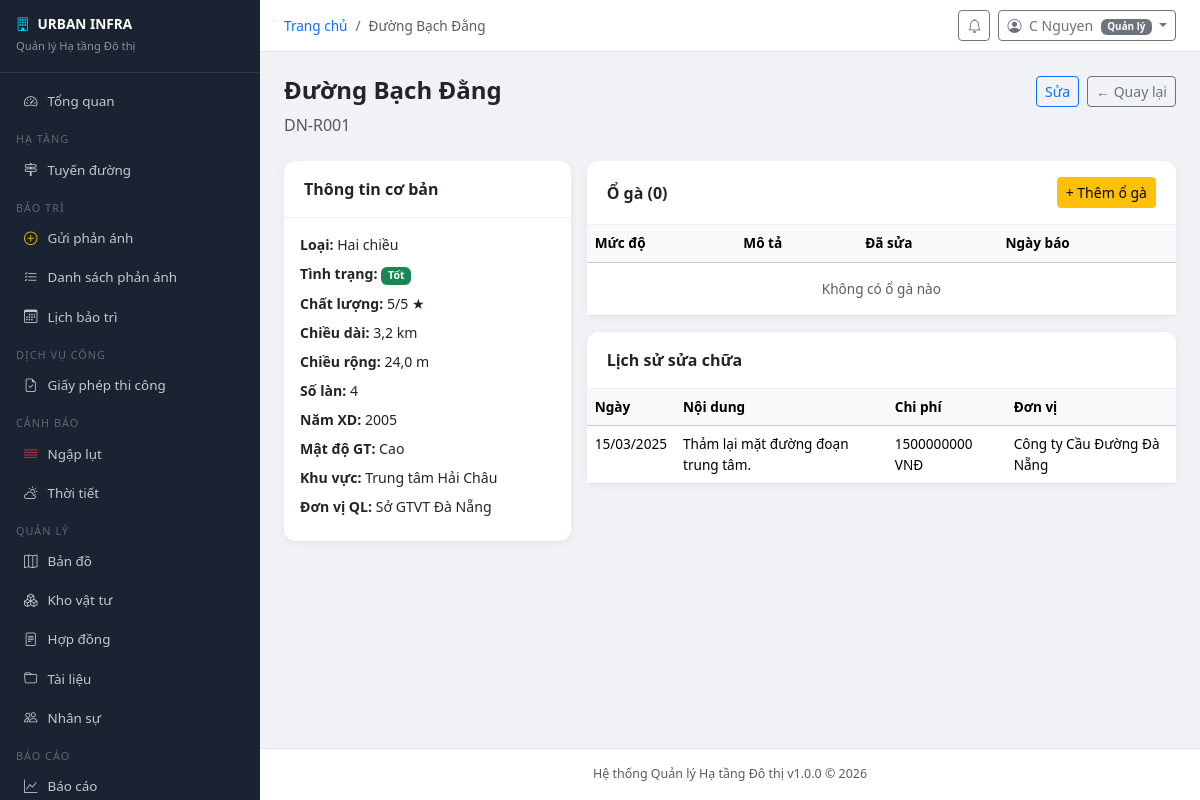
Page /infrastructure/roads/1/ (signed in) on the committed database.
### infrastructure/models.py (models this page shows, shortened)
class Road(models.Model):
    DIRECTION_CHOICES = [
        ('one_way', 'Một chiều'),
        ('two_way', 'Hai chiều'),
        ('railway', 'Đường sắt'),
    ]
    STATUS_CHOICES = [
        ('good', 'Tốt'),
        ('normal', 'Bình thường'),
        ('bad', 'Xấu'),
        ('critical', 'Nguy hiểm'),
        ('under_repair', 'Đang sửa chữa'),
    ]
    QUALITY_CHOICES = [(i, str(i)) for i in range(1, 6)]
    name = models.CharField('Tên đường', max_length=200)
    code = models.CharField('Mã đường', max_length=50, unique=True)
    direction = models.CharField('Loại đường', max_length=10, choices=DIRECTION_CHOICES, default='two_way')
    status = models.CharField('Tình trạng', max_length=20, choices=STATUS_CHOICES, default='good')
    quality_score = models.IntegerField('Điểm chất lượng (1-5)', choices=QUALITY_CHOICES, default=3)
    length_km = models.FloatField('Chiều dài (km)', default=0)
    width_m = models.FloatField('Chiều rộng (m)', default=0)
    lanes = models.IntegerField('Số làn', default=2)
    built_year = models.IntegerField('Năm xây dựng', null=True, blank=True)
    last_repaired = models.DateField('Sửa chữa lần cuối', null=True, blank=True)
    traffic_density = models.CharField('Mật độ giao thông', max_length=20,
                                        choices=[('low','Thấp'),('medium','Trung bình'),('high','Cao'),('very_high','Rất cao')],
                                        default='medium')
    zone = models.ForeignKey(ManagementZone, on_delete=models.SET_NULL, null=True, blank=True,
                              related_name='roads', verbose_name='Khu vực')
    managing_unit = models.CharField('Đơn vị quản lý', max_length=200, blank=True)
    start_point = models.CharField('Điểm đầu', max_length=200, blank=True)
    end_point = models.CharField('Điểm cuối', max_length=200, blank=True)
    latitude = models.FloatField('Vĩ độ', null=True, blank=True)
    longitude = models.FloatField('Kinh độ', null=True, blank=True)
    notes = models.TextField('Ghi chú', blank=True)
    created_by = models.ForeignKey(User, on_delete=models.SET_NULL, null=True, related_name='created_roads')
    created_at = models.DateTimeField(auto_now_add=True)
    updated_at = models.DateTimeField(auto_now=True)
    class Meta:
        verbose_name = 'Tuyến đường'
        verbose_name_plural = 'Tuyến đường'
        ordering = ['name']

class ManagementZone(models.Model):
    name = models.CharField('Tên khu vực', max_length=100)
    district = models.CharField('Quận/Huyện', max_length=100)
    description = models.TextField('Mô tả', blank=True)
    manager = models.ForeignKey(User, on_delete=models.SET_NULL, null=True, blank=True,
                                 related_name='managed_zones', verbose_name='Người quản lý')
    class Meta:
        verbose_name = 'Khu vực quản lý'
        verbose_name_plural = 'Khu vực quản lý'

class RoadRepairHistory(models.Model):
    road = models.ForeignKey(Road, on_delete=models.CASCADE, related_name='repair_history', verbose_name='Tuyến đường')
    repair_date = models.DateField('Ngày sửa chữa')
    description = models.TextField('Nội dung sửa chữa')
    cost = models.DecimalField('Chi phí (VNĐ)', max_digits=15, decimal_places=0, default=0)
    contractor = models.CharField('Đơn vị thi công', max_length=200, blank=True)
    photo_before = models.ImageField('Ảnh trước', upload_to='repairs/before/', null=True, blank=True)
    photo_after = models.ImageField('Ảnh sau', upload_to='repairs/after/', null=True, blank=True)
    recorded_by = models.ForeignKey(User, on_delete=models.SET_NULL, null=True)
    created_at = models.DateTimeField(auto_now_add=True)
    class Meta:
        verbose_name = 'Lịch sử sửa chữa'
        verbose_name_plural = 'Lịch sử sửa chữa'
        ordering = ['-repair_date']

### accounts/models.py (models this page shows, shortened)
class User(AbstractUser):
    ROLE_CHOICES = [
        ('admin', 'Quản trị viên hệ thống'),
        ('manager', 'Quản lý'),
        ('staff', 'Cán bộ kỹ thuật'),
        ('inspector', 'Kiểm định viên'),
        ('citizen', 'Người dân'),
    ]
    role = models.CharField('Vai trò', max_length=20, choices=ROLE_CHOICES, default='citizen')
    phone = models.CharField('Số điện thoại', max_length=15, blank=True)
    avatar = models.ImageField('Ảnh đại diện', upload_to='avatars/', blank=True, null=True)
    address = models.TextField('Địa chỉ', blank=True)
    district = models.CharField('Quận/Huyện', max_length=100, blank=True)
    ward = models.CharField('Phường/Xã', max_length=100, blank=True)
    is_locked = models.BooleanField('Bị khóa', default=False)
    locked_reason = models.TextField('Lý do khóa', blank=True)
    otp_secret = models.CharField(max_length=32, blank=True)
    two_factor_enabled = models.BooleanField('Xác thực 2 bước', default=False)
    created_at = models.DateTimeField('Ngày tạo', auto_now_add=True)
    updated_at = models.DateTimeField('Cập nhật', auto_now=True)
    class Meta:
        verbose_name = 'Người dùng'
        verbose_name_plural = 'Người dùng'
    @property
    def is_admin(self):
        return self.role == 'admin' or self.is_superuser
    @property
    def is_staff_member(self):
        return self.role in ('admin', 'manager', 'staff', 'inspector')

### infrastructure/views.py (the view)
# urls.py: path('roads/<int:pk>/', views.road_detail, name='road_detail'),
@login_required
def road_detail(request, pk):
    road = get_object_or_404(Road, pk=pk)
    potholes = road.potholes.all().order_by('-created_at')
    repair_history = road.repair_history.all().order_by('-repair_date')
    traffic_lights = road.traffic_lights.all()
    return render(request, 'infrastructure/road_detail.html', {
        'road': road, 'potholes': potholes,
        'repair_history': repair_history,
        'traffic_lights': traffic_lights,
        'page_title': road.name,
    })

### urban_infra/context_processors.py (called while the page is built)
def global_context(request):
    context = {
        'SYSTEM_NAME': settings.SYSTEM_NAME,
        'SYSTEM_SHORT_NAME': settings.SYSTEM_SHORT_NAME,
        'SYSTEM_VERSION': settings.SYSTEM_VERSION,
    }
    if request.user.is_authenticated:
        from notifications.models import Notification
        context['unread_count'] = Notification.objects.filter(
            recipient=request.user, is_read=False
        ).count()
    return context

### infrastructure/templates/infrastructure/road_detail.html
{% extends "base.html" %}
{% block content %}
<div class="d-flex justify-content-between align-items-start mb-4">
  <div><h4 class="fw-bold">{{ road.name }}</h4><span class="text-muted">{{ road.code }}</span></div>
  <div class="d-flex gap-2">
    {% if user.is_staff_member %}<a href="{% url 'infrastructure:road_edit' road.pk %}" class="btn btn-sm btn-outline-primary">Sửa</a>{% endif %}
    <a href="{% url 'infrastructure:road_list' %}" class="btn btn-sm btn-outline-secondary">← Quay lại</a>
  </div>
</div>
<div class="row g-3">
  <div class="col-md-4">
    <div class="card mb-3"><div class="card-header fw-bold">Thông tin cơ bản</div><div class="card-body" style="font-size:.88rem">
      <div class="mb-2"><b>Loại:</b> {{ road.get_direction_display }}</div>
      <div class="mb-2"><b>Tình trạng:</b> <span class="badge bg-{% if road.status == 'good' %}success{% elif road.status == 'critical' %}danger{% else %}warning text-dark{% endif %}">{{ road.get_status_display }}</span></div>
      <div class="mb-2"><b>Chất lượng:</b> {{ road.quality_score }}/5 ★</div>
      <div class="mb-2"><b>Chiều dài:</b> {{ road.length_km }} km</div>
      <div class="mb-2"><b>Chiều rộng:</b> {{ road.width_m }} m</div>
      <div class="mb-2"><b>Số làn:</b> {{ road.lanes }}</div>
      <div class="mb-2"><b>Năm XD:</b> {{ road.built_year|default:"—" }}</div>
      <div class="mb-2"><b>Mật độ GT:</b> {{ road.get_traffic_density_display }}</div>
      <div class="mb-2"><b>Khu vực:</b> {{ road.zone.name|default:"—" }}</div>
      <div class="mb-2"><b>Đơn vị QL:</b> {{ road.managing_unit|default:"—" }}</div>
    </div></div>
  </div>
  <div class="col-md-8">
    <div class="card mb-3"><div class="card-header fw-bold d-flex justify-content-between align-items-center"><span>Ổ gà ({{ potholes.count }})</span>{% if user.is_staff_member %}<a href="{% url 'infrastructure:pothole_create' road.pk %}" class="btn btn-sm btn-warning">+ Thêm ổ gà</a>{% endif %}</div>
    <div class="card-body p-0"><table class="table mb-0 table-hover" style="font-size:.85rem"><thead class="table-light"><tr><th>Mức độ</th><th>Mô tả</th><th>Đã sửa</th><th>Ngày báo</th></tr></thead><tbody>
    {% for p in potholes %}<tr><td><span class="badge bg-{% if p.severity == 'critical' %}danger{% elif p.severity == 'severe' %}warning text-dark{% else %}secondary{% endif %}">{{ p.get_severity_display }}</span></td><td>{{ p.description|truncatechars:50 }}</td><td>{% if p.is_repaired %}<span class="text-success">✓</span>{% else %}<span class="text-danger">✗</span>{% endif %}</td><td>{{ p.created_at|date:"d/m/Y" }}</td></tr>
    {% empty %}<tr><td colspan="4" class="text-center text-muted py-3">Không có ổ gà nào</td></tr>{% endfor %}
    </tbody></table></div></div>
    <div class="card"><div class="card-header fw-bold">Lịch sử sửa chữa</div>
    <div class="card-body p-0"><table class="table mb-0 table-hover" style="font-size:.85rem"><thead class="table-light"><tr><th>Ngày</th><th>Nội dung</th><th>Chi phí</th><th>Đơn vị</th></tr></thead><tbody>
    {% for h in repair_history %}<tr><td>{{ h.repair_date|date:"d/m/Y" }}</td><td>{{ h.description|truncatechars:60 }}</td><td>{{ h.cost|floatformat:0 }} VNĐ</td><td>{{ h.contractor }}</td></tr>
    {% empty %}<tr><td colspan="4" class="text-center text-muted py-3">Chưa có lịch sử</td></tr>{% endfor %}
    </tbody></table></div></div>
  </div>
</div>
{% endblock %}

### templates/base.html (shortened to what this page needs)
<!DOCTYPE html>
<html lang="vi">
<head>
<link rel="stylesheet" href="https://cdnjs.cloudflare.com/ajax/libs/bootstrap/5.3.2/css/bootstrap.min.css">
<link rel="stylesheet" href="https://cdnjs.cloudflare.com/ajax/libs/bootstrap-icons/1.11.3/font/bootstrap-icons.min.css">
</head>
<body>
{% if user.is_authenticated %}
<div class="sidebar" id="sidebar">
  <div class="brand">
    <h6><i class="bi bi-building me-2 text-info"></i>{{ SYSTEM_SHORT_NAME }}</h6>
    <small>Quản lý Hạ tầng Đô thị</small>
  </div>
  <nav class="py-2">
    <a href="{% url 'dashboard' %}" class="nav-link"><i class="bi bi-speedometer2"></i>Tổng quan</a>
    <div class="nav-section">Hạ tầng</div>
    <a href="{% url 'infrastructure:road_list' %}" class="nav-link"><i class="bi bi-signpost-2"></i>Tuyến đường</a>
    <div class="nav-section">Bảo trì</div>
    <a href="{% url 'maintenance:request_create' %}" class="nav-link"><i class="bi bi-plus-circle text-warning"></i>Gửi phản ánh</a>
    <a href="{% url 'maintenance:request_list' %}" class="nav-link"><i class="bi bi-list-check"></i>Danh sách phản ánh</a>
    <a href="{% url 'maintenance:schedule_list' %}" class="nav-link"><i class="bi bi-calendar3"></i>Lịch bảo trì</a>
    <div class="nav-section">Dịch vụ công</div>
    <a href="{% url 'permits:list' %}" class="nav-link"><i class="bi bi-file-earmark-check"></i>Giấy phép thi công</a>
    <div class="nav-section">Cảnh báo</div>
    <a href="{% url 'flood:alert_list' %}" class="nav-link"><i class="bi bi-water text-danger"></i>Ngập lụt</a>
    <a href="{% url 'weather:current' %}" class="nav-link"><i class="bi bi-cloud-sun"></i>Thời tiết</a>
    <div class="nav-section">Quản lý</div>
    <a href="{% url 'maps:map' %}" class="nav-link"><i class="bi bi-map"></i>Bản đồ</a>
    <a href="{% url 'inventory:material_list' %}" class="nav-link"><i class="bi bi-boxes"></i>Kho vật tư</a>
    <a href="{% url 'contracts:contract_list' %}" class="nav-link"><i class="bi bi-file-text"></i>Hợp đồng</a>
    <a href="{% url 'documents:list' %}" class="nav-link"><i class="bi bi-folder"></i>Tài liệu</a>
    {% if user.is_staff_member %}
    <a href="{% url 'hr:employee_list' %}" class="nav-link"><i class="bi bi-people"></i>Nhân sự</a>
    {% endif %}
    <div class="nav-section">Báo cáo</div>
    <a href="{% url 'reports:summary' %}" class="nav-link"><i class="bi bi-graph-up"></i>Báo cáo</a>
  </nav>
</div>
<div class="main-content">
  <div class="topbar">
    <div class="d-flex align-items-center gap-3">
      <nav>
        <ol class="breadcrumb mb-0" style="font-size:.85rem">
          <li class="breadcrumb-item"><a href="/" class="text-decoration-none">Trang chủ</a></li>
          {% if page_title %}<li class="breadcrumb-item active">{{ page_title }}</li>{% endif %}
        </ol>
      </nav>
    </div>
    <div class="d-flex align-items-center gap-2">
      <a href="{% url 'notifications:list' %}" class="btn btn-sm btn-outline-secondary position-relative">
        <i class="bi bi-bell"></i>
      </a>
      <div class="dropdown">
        <button class="btn btn-sm btn-outline-secondary dropdown-toggle" data-bs-toggle="dropdown">
          <i class="bi bi-person-circle me-1"></i>
          {{ user.get_full_name|default:user.username }}
          <span class="badge bg-secondary ms-1" style="font-size:.62rem">{{ user.get_role_display }}</span>
        </button>
      </div>
    </div>
  </div>
  <div class="content-area">
{% endif %}
{% block content %}{% endblock %}
{% if user.is_authenticated %}
  </div>
  <footer class="text-center py-3 text-muted"
          style="font-size:.78rem; border-top:1px solid #e0e0e0; background:#fff;">
    {{ SYSTEM_NAME }} v{{ SYSTEM_VERSION }} &copy; {% now "Y" %}
  </footer>
</div>
{% else %}
</div>
{% endif %}
</body>
</html>

### templates/base.html (style rules this page uses)
:root { --sidebar-width: 260px; --sidebar-bg: #1a2332; --sidebar-hover: #2c3e55; }
body { font-family: 'Segoe UI', sans-serif; background: #f0f2f5; }
.sidebar { width: var(--sidebar-width); height: 100vh; background: var(--sidebar-bg); position: fixed; top: 0; left: 0; z-index: 1000; overflow-y: auto; }
.sidebar .brand { padding: 16px; border-bottom: 1px solid rgba(255,255,255,.1); }
.sidebar .brand h6 { color: #fff; font-weight: 700; margin: 0; font-size: .85rem; }
.sidebar .brand small { color: rgba(255,255,255,.5); font-size: .7rem; }
.sidebar .nav-link { color: rgba(255,255,255,.75); padding: 9px 16px; border-radius: 6px; margin: 1px 8px; font-size: .84rem; display: flex; align-items: center; gap: 10px; text-decoration: none; }
.nav-section { color: rgba(255,255,255,.3); font-size: .68rem; text-transform: uppercase; letter-spacing: 1px; padding: 10px 16px 2px; }
.main-content { margin-left: var(--sidebar-width); min-height: 100vh; display: flex; flex-direction: column; }
.topbar { background: #fff; padding: 10px 24px; border-bottom: 1px solid #e0e0e0; display: flex; align-items: center; justify-content: space-between; position: sticky; top: 0; z-index: 100; }
.content-area { padding: 24px; flex: 1; }
.card { border: none; border-radius: 12px; box-shadow: 0 2px 8px rgba(0,0,0,.06); }
.card-header { background: #fff; border-bottom: 1px solid #f0f0f0; border-radius: 12px 12px 0 0 !important; padding: 16px 20px; }

### rows in the picture
Road: name "Đường Bạch Đằng", code "DN-R001", direction "Hai chiều", status "Tốt", quality_score "5", length_km "3,2", width_m "24,0", lanes "4", built_year "2005", traffic_density "Cao", zone.name "Trung tâm Hải Châu", managing_unit "Sở GTVT Đà Nẵng"
User: get_full_name "C Nguyen", role "Quản lý"
RoadRepairHistory: repair_date "15/03/2025", description "Thảm lại mặt đường đoạn trung tâm.", cost "1500000000", contractor "Công ty Cầu Đường Đà Nẵng"

### other values in the picture
{{ SYSTEM_SHORT_NAME }} "URBAN INFRA"
{{ potholes.count }} "0"
{{ SYSTEM_NAME }} "Hệ thống Quản lý Hạ tầng Đô thị"
{{ SYSTEM_VERSION }} "1.0.0"
